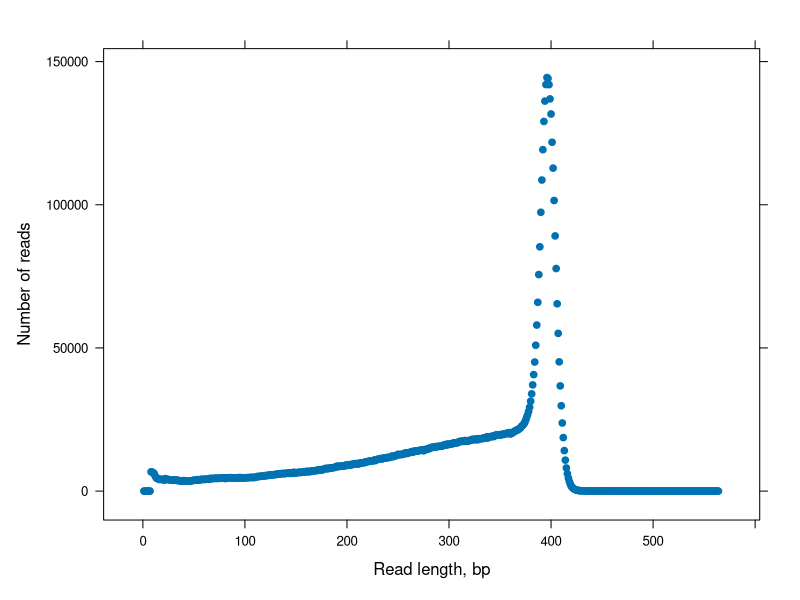
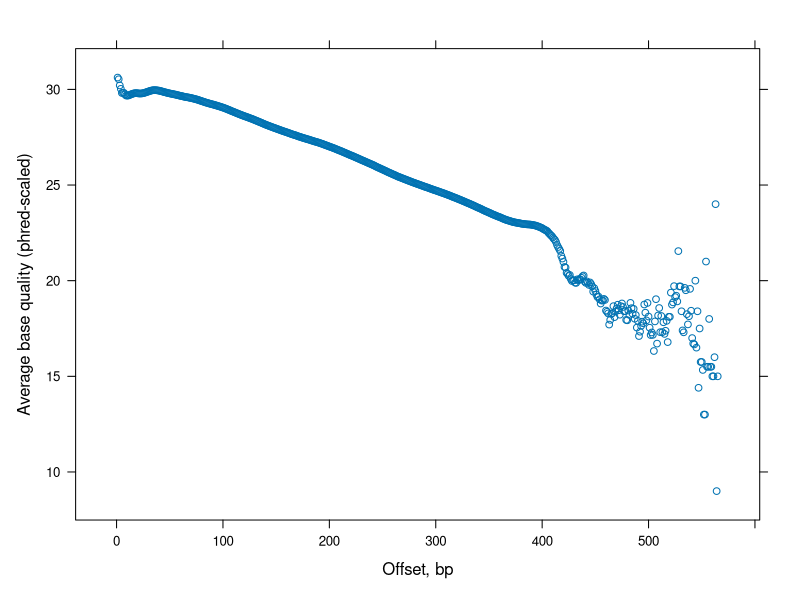

Write the R code that produced these figures, in order.
## ---- chunk 1
    library(lattice)
## ---- chunk 2
    counts <- read.table("_data/counts.dat", header=T)
    len <- nrow(counts)
    reads.num <- with(counts, reads[1:len-1] - reads[2:len])
    
    xyplot(reads.num ~ I(counts$offset + 1), 
           xlab="Read length, bp",
           ylab="Number of reads",
           pch=19)
## ---- chunk 3
    data <- read.table("_data/baseq.dat", header=T) 
    xyplot(bq.mean ~ pos, data,
           xlab="Offset, bp",
           ylab="Average base quality (phred-scaled)")
